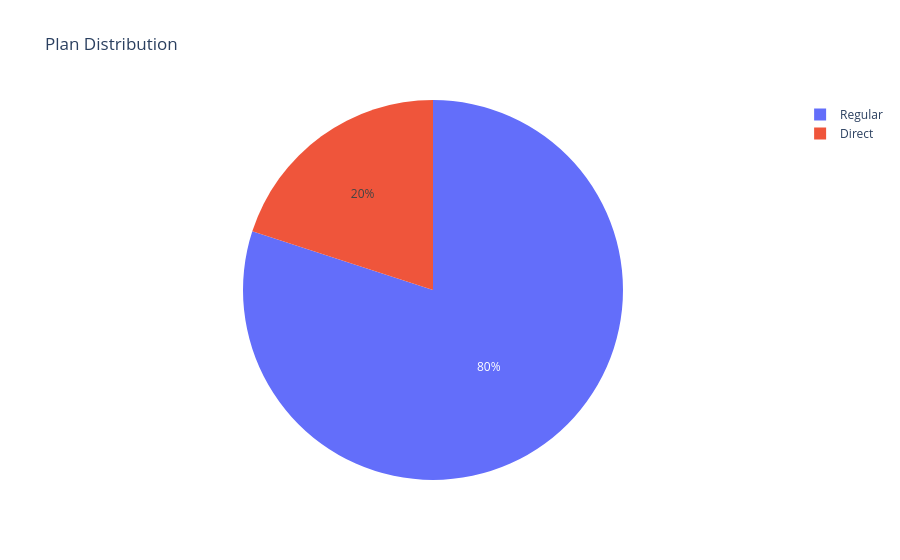

Source (notebook cell):
### Code cell
plan = df["plan"].value_counts().reset_index()
plan.columns = ["Plan", "Count"]

fig = px.pie(
    plan,
    names="Plan",
    values="Count",
    title="Plan Distribution"
)
fig.show()

### Figure 1 — Plotly figure (JSON) as saved in the notebook; plotly's stock layout.template omitted (floating-point values rounded to 4 significant figures)
{"data": [{"domain": {"x": [0, 1], "y": [0, 1]}, "hovertemplate": "Plan=%{label}<br>Count=%{value}<extra></extra>", "labels": ["Regular", "Direct"], "legendgroup": "", "name": "", "showlegend": true, "type": "pie", "values": [32, 8]}], "layout": {"legend": {"tracegroupgap": 0}, "title": {"text": "Plan Distribution"}}}
